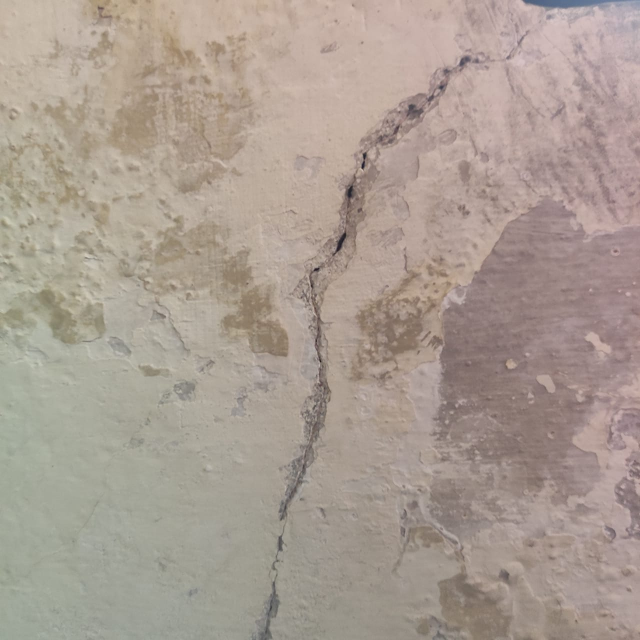
#> input picture Test Images/TestImage.jpg, 1280 x 1280 px, found by its file name (shown at 1/2 size)
$ python crackEnhancer.py
#> lines starting #> are read from the running program, lines starting #| are printed output that depends on the picture; after the words box and inside, x2 and y2 are one past the last pixel; in counts of white or black regions, pixels touching at a corner belong together
### build/lib/src/utils.py
import cv2 as cv
import numpy as np
import matplotlib.pyplot as plt

def resized_frame(image):
    width=256
    height=256
    dimensions=(width,height)
    return cv.resize(image,dimensions,interpolation=cv.INTER_AREA)
def Hist(img):
    row,col= img.shape[:2]
    y = np.zeros(256,dtype='uint8')
    for i in range(0,row):
        for j in range(0,col):
            y[img[i,j]] += 1

    x = np.arange(0,256)
    plt.figure(figsize=(15,8))
    plt.bar(x, y, color='b', width=5, align='center', alpha=0.25)
    plt.xticks(np.arange(0,256,step=10))
    plt.show()
    return y

### build/lib/src/M2GLD.py
import numpy as np
import cv2 as cv

def M2GLD_Apply(img_M2GLD,R,tau):
    gray=cv.cvtColor(img_M2GLD,cv.COLOR_BGR2GRAY)
    row,col=img_M2GLD.shape[:2]
    M2GLD_img=np.zeros((row,col),dtype='uint8')
    min_I=300
    max_I=-1

    for i in range(0,row):
        for j in range(0,col):
            if gray[i,j]<min_I:
                min_I=gray[i,j]
            if gray[i,j]>max_I:
                max_I=gray[i,j]
    range_I=max_I-min_I
    print("Minimum Intensity:{} Maximum Intensity:{} tau:{} R factor:{}".format(min_I,max_I,tau,R))
    fn=(min_I+(tau*(range_I)))
    for i in range(0,row):
        for j in range(0,col):
                if gray[i,j]>fn:
                    M2GLD_img[i,j]=np.minimum(min_I,gray[i,j]*R)
                else:
                    M2GLD_img[i,j]=np.maximum(min_I,gray[i,j]*(1/R))
    return M2GLD_img

### build/lib/src/otsu.py
import cv2 as cv
import numpy as np

from src.utils import Hist

def calc_hist(img_enhanced):
    gray_hist=cv.calcHist([img_enhanced],[0],None,[256],[0,256])
    gray_hist=gray_hist.flatten()
    Hist(img_enhanced)
    return gray_hist

def normalize_histogram(histogram):
    total_pixels = np.sum(histogram)  # Calculate the total number of pixels
    normalized_histogram = histogram.astype(float) / total_pixels  # Normalize the histogram
    return normalized_histogram

def cum_sum_histogram(norm_gray_hist):
    cum_sum=np.cumsum(norm_gray_hist)
    return cum_sum

def compute_minimum_thresh(cum_sum, norm_hist):
    bins = np.arange(256)
    min_fn_values=np.zeros_like(norm_hist)

    fn_min=np.inf
    for i in range(len(norm_hist)):
        p1,p2 = np.hsplit(norm_hist,[i]) # probabilities
        q1,q2 = cum_sum[i],cum_sum[255]-cum_sum[i] # cum sum of classes

        if q1 < 1.e-6 or q2 < 1.e-6:
            continue

        b1,b2 = np.hsplit(bins,[i]) # weights

        # finding means and variances
        m1,m2 = np.sum(p1*b1)/q1, np.sum(p2*b2)/q2
        v1,v2 = np.sum(((b1-m1)**2)*p1)/q1,np.sum(((b2-m2)**2)*p2)/q2

        # calculates the minimization function
        min_fn_value = v1*q1 + v2*q2
        min_fn_values[i]=  min_fn_value


        #finding the minimum value
        if min_fn_value<fn_min:
            fn_min=min_fn_value
            optimal_threshold=i

    return optimal_threshold

def otsu_threshold_image(img_enhanced,optimal_threshold):
    _,thresh=cv.threshold(img_enhanced,optimal_threshold,255,cv.THRESH_BINARY_INV)
    return thresh

def otsu_thresholding(gray_img):
    blur_img=cv.GaussianBlur(gray_img,(5,5),0)
    hist_otsu=calc_hist(blur_img)
    norm_hist_otsu=normalize_histogram(hist_otsu)
    cum_sum_otsu=cum_sum_histogram(norm_hist_otsu)
    optimal_thresh_otsu=compute_minimum_thresh(cum_sum_otsu, norm_hist_otsu)
    print('Optimal Threshold',optimal_thresh_otsu)
    thresh_img=otsu_threshold_image(blur_img,optimal_thresh_otsu)
    return thresh_img

### build/lib/src/crackEnhancer.py
import cv2 as cv
import os

from src.utils import resized_frame
from src.otsu import otsu_thresholding
from src.M2GLD import M2GLD_Apply
def M2GLD_Otsu(user_input_image):
    M2GLD_img=M2GLD_Apply(user_input_image,1.1,0.7)
    otsu_img=otsu_thresholding(M2GLD_img)
    return otsu_img


if __name__=="__main__":
    data_test=".\\Test Images\\TestImage.jpg"
    img_M2GLD=cv.imread(os.path.join(data_test),cv.IMREAD_COLOR)
#> img_M2GLD is the input picture: shape (1280, 1280, 3); mean B, G, R 146.4, 156.6, 169.3
    img_M2GLD=resized_frame(img_M2GLD)
#> in resized_frame, `return cv.resize(image,dimensions,interpolation=cv.INTER_AREA)`:
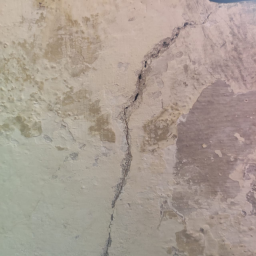
#> returned value: shape (256, 256, 3); mean of channels 0, 1, 2 146.4, 156.6, 169.3; drawn as B, G, R
    Enhanced_img=M2GLD_Otsu(img_M2GLD)
#> in M2GLD_Apply, `gray=cv.cvtColor(img_M2GLD,cv.COLOR_BGR2GRAY)`:
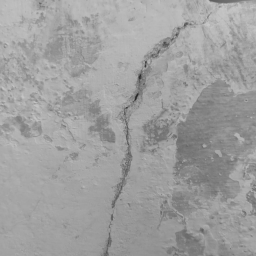
#> gray: shape (256, 256); min 39, max 201, mean 159.2
#> after the loop in M2GLD_Apply, `for i in range(0,row):`: max_I = 201; min_I = 39
#> in M2GLD_Apply, `range_I=max_I-min_I`: range_I = 162
#| Minimum Intensity:39 Maximum Intensity:201 tau:0.7 R factor:1.1
#> in M2GLD_Apply, `fn=(min_I+(tau*(range_I)))`: fn = 152.4
#> after the loop in M2GLD_Apply, `for i in range(0,row):`:
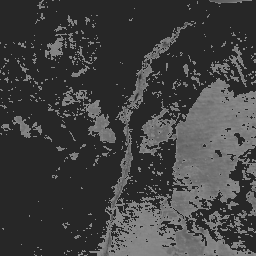
#> M2GLD_img: shape (256, 256); min 39, max 138, mean 64.6
#> in otsu_thresholding, `blur_img=cv.GaussianBlur(gray_img,(5,5),0)`:
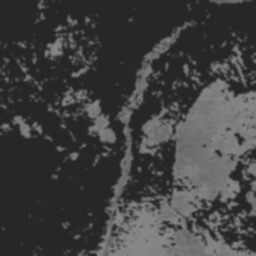
#> blur_img: shape (256, 256); min 39, max 137, mean 64.6
#> in calc_hist, `gray_hist=cv.calcHist([img_enhanced],[0],None,[256],[0,256])`: gray_hist = 256 values, max 29782 at index 39, min 0 at index 0, mean 256
#> in Hist, `plt.show()`:
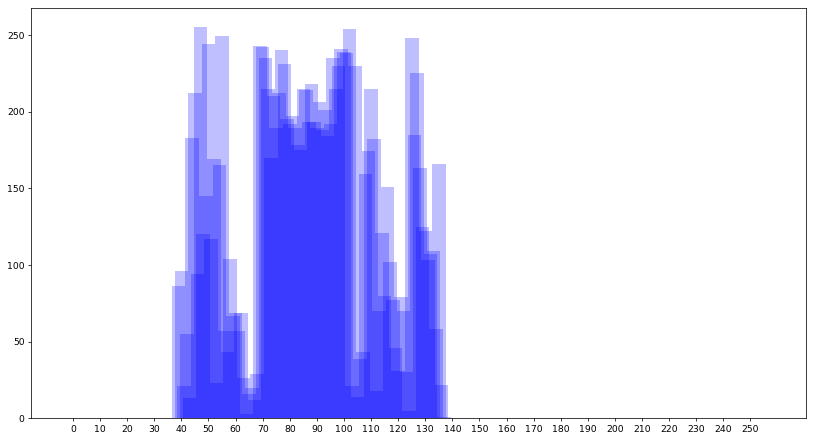
#> figure drawn by matplotlib, 1 panel; tallest bar 255 high, from x = 44.5 to 49.5
#> in otsu_thresholding, `hist_otsu=calc_hist(blur_img)`: hist_otsu has the same summary as gray_hist in calc_hist
#> in normalize_histogram, `total_pixels = np.sum(histogram)`: total_pixels = 65536
#> in normalize_histogram, `normalized_histogram = histogram.astype(float) / total_pixels`: normalized_histogram = 256 values, max 0.454 at index 39, min 0 at index 0, mean 0.00391
#> in otsu_thresholding, `norm_hist_otsu=normalize_histogram(hist_otsu)`: norm_hist_otsu has the same summary as normalized_histogram in normalize_histogram
#> in cum_sum_histogram, `cum_sum=np.cumsum(norm_gray_hist)`: cum_sum = 256 values from 0 to 1
#> the loop in compute_minimum_thresh, `for i in range(len(norm_hist)):` made 256 passes
#> (q1, q2, m1, m2, v1, v2, min_fn_value, fn_min) on passes 40, 41, 43, 44, 45, 46, 47, 48, 49, 50, 51, 52: (0.454, 0.546, 0, 118.3, 0, 7319.9, 3993.4, 3993.4), (0.46, 0.54, 38.54, 86.69, 0.205, 1034.9, 559.1, 559.1), (0.508, 0.492, 38.5, 91.43, 0.731, 937.4, 461.7, 461.7), (0.524, 0.476, 38.03, 93.7, 1.78, 933, 445.3, 445.3), (0.53, 0.47, 38.83, 93.59, 1.07, 859.3, 404.1, 404.1), (0.541, 0.459, 38.59, 95.2, 1.71, 848.9, 390.2, 390.2), (0.547, 0.453, 39.12, 95.23, 1.83, 797.5, 362.5, 362.5), (0.555, 0.445, 39.01, 96.34, 2.37, 784.9, 350.9, 350.9), (0.564, 0.436, 38.99, 97.63, 3.23, 762.6, 334.2, 334.2), (0.57, 0.43, 39.39, 97.95, 4.08, 718.9, 311.2, 311.2), (0.578, 0.422, 39.39, 99.01, 5.01, 699.8, 298.3, 298.3), (0.584, 0.416, 39.66, 99.45, 6.15, 666.4, 281, 281)
#> (q1, q2) on passes 1, 18, 19, 20, 21, 22: (0, 1), (0, 1), (0, 1), (0, 1), (0, 1), (0, 1)
#> after the loop in compute_minimum_thresh, `for i in range(len(norm_hist)):`: fn_min = 127.7; min_fn_values = 256 values, max 4244.4 at index 136, min 0 at index 0, mean 179.2; optimal_threshold = 79
#| Optimal Threshold 79
#> in otsu_threshold_image, `_,thresh=cv.threshold(img_enhanced,optimal_threshold,255,cv.THRESH_BIN..`:
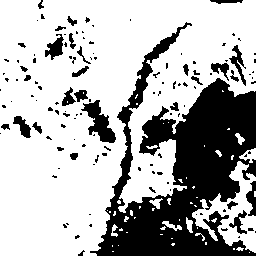
#> thresh: shape (256, 256); 70% white; 129 black regions (100 under 20 px), largest, box (x1, y1, x2, y2) and area: (90, 22, 256, 256) 15983, (81, 100, 116, 143) 663, (45, 34, 64, 60) 255
    cv.imshow('Enhanced Surface Crack Image',Enhanced_img)
    cv.imshow('Raw Image',img_M2GLD)
    cv.waitKey(0)
